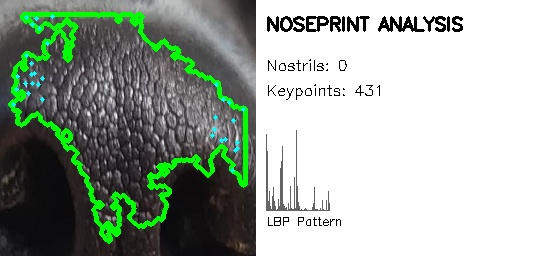
#> input picture backend/noseprint_viz.jpg, 556 x 256 px
$ python -i new_model.py   (imports and definitions only)   (older library calls are emulated)
#> lines starting #> are read from the running program, lines starting #| are printed output that depends on the picture
"""
Dog Nose Identification System - Like fingerprints for dogs!

This system detects, segments, and extracts unique features from dog noses
for identification purposes. Dog nose prints are as unique as human fingerprints.

Requirements:
    pip install torch torchvision opencv-python numpy pillow scikit-learn scipy

Usage:
    # Enroll a dog
    python dog_nose_id.py --enroll --input dog1_nose.jpg --name "Max" --db noseprints.json

    # Identify a dog
    python dog_nose_id.py --identify --input unknown_nose.jpg --db noseprints.json

    # Visualize noseprint
    python dog_nose_id.py --visualize --input dog_nose.jpg --output noseprint_viz.jpg
"""

import cv2
import numpy as np
import torch
import argparse
import json
from pathlib import Path
from datetime import datetime
import hashlib
from scipy.spatial.distance import cosine
from sklearn.preprocessing import normalize
import warnings
# [1 line not run here, left out]


# [432 lines that did not run here, left out]


class DogNoseDatabase:
    """Database for storing and matching dog noseprints"""

    def __init__(self, db_path='noseprints.json'):
        self.db_path = Path(db_path)
        self.db = self.load_db()

    # [61 lines left out: functions load_db, save_db, enroll, identify, not called in this run]

    def list_dogs(self):
        """List all enrolled dogs"""
        return self.db['dogs']


# [82 lines left out: function main, not called in this run]


# [2 lines not run here, left out]

>>> import cv2
>>> picture = cv2.imread('noseprint_viz.jpg', cv2.IMREAD_GRAYSCALE)
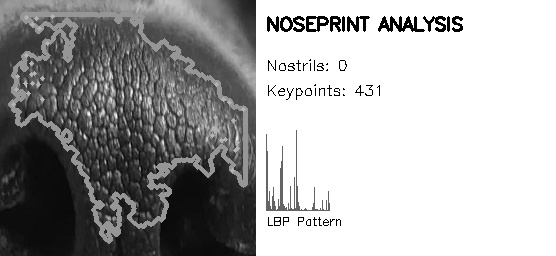
#> picture: shape (256, 556); min 0, max 255, mean 168.1
#> (the run stopped early here; a loop or call above may not have finished)

$ run again, on backend/image.jpg
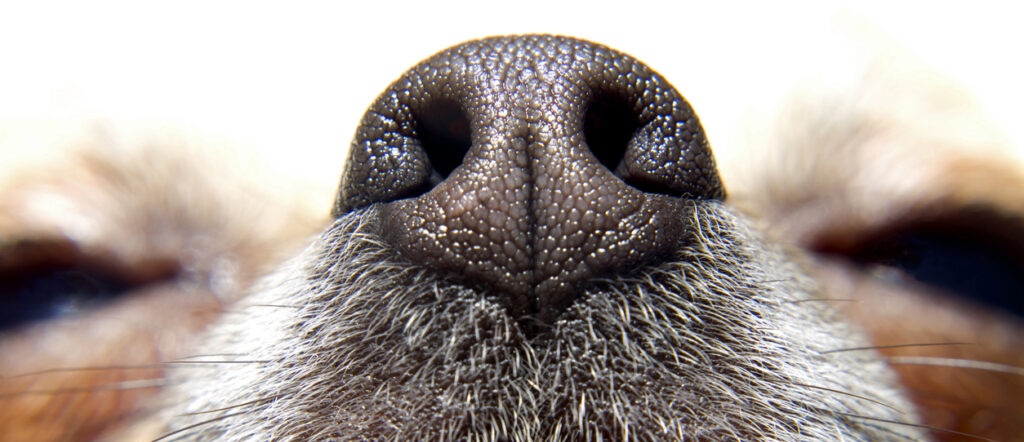
#> input picture backend/image.jpg, 1024 x 442 px
#> `picture = cv2.imread('noseprint_viz.jpg', cv2.IMREAD_GRAYSCALE)`:
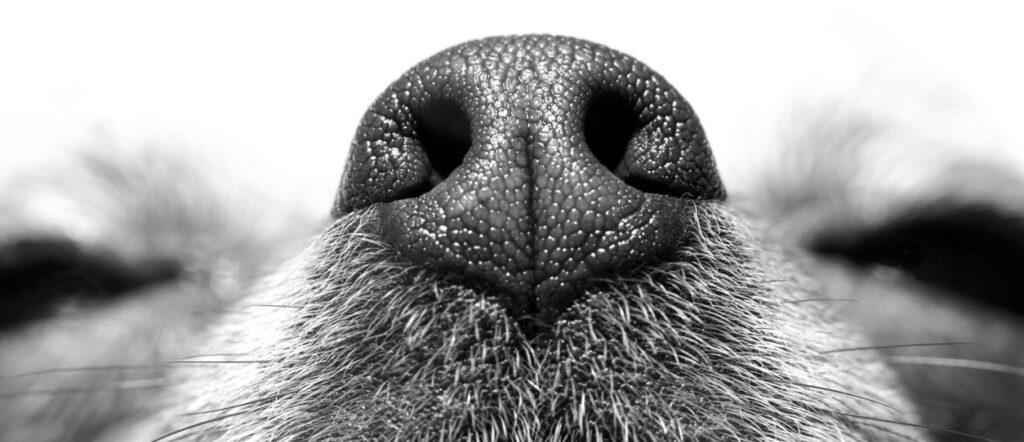
#> picture: shape (442, 1024); min 0, max 255, mean 158.4

$ run again, on backend/image1.jpg
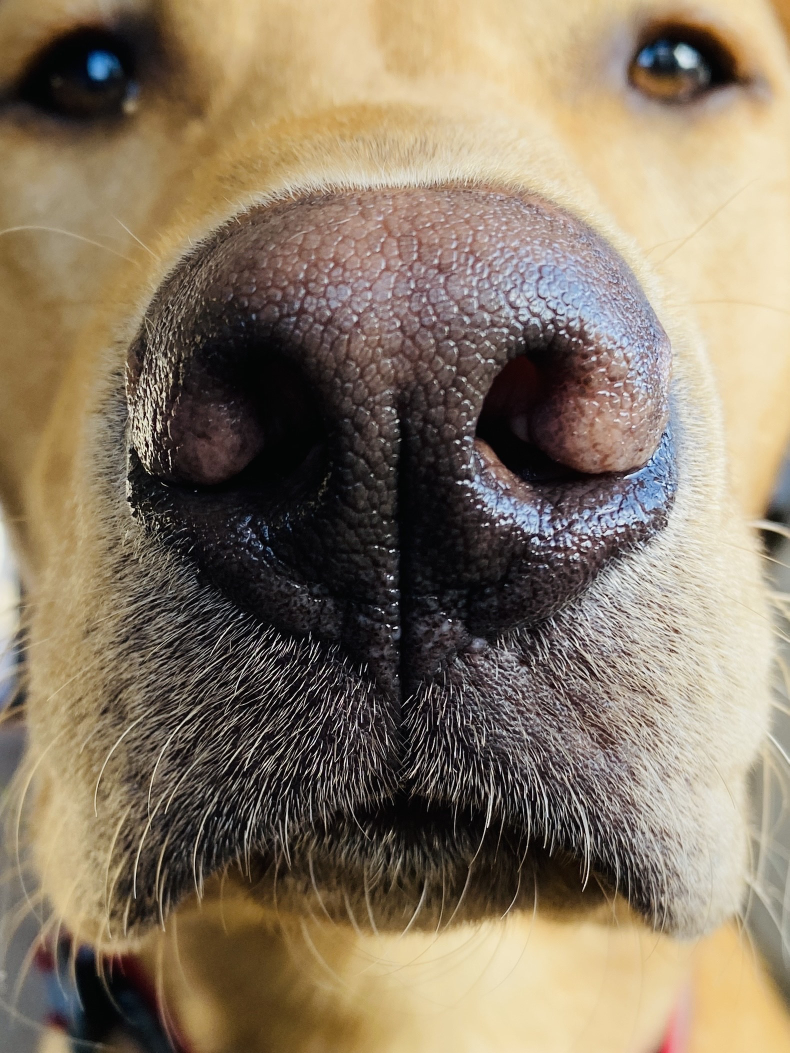
#> input picture backend/image1.jpg, 1579 x 2105 px (shown at 1/2 size)
#> `picture = cv2.imread('noseprint_viz.jpg', cv2.IMREAD_GRAYSCALE)`:
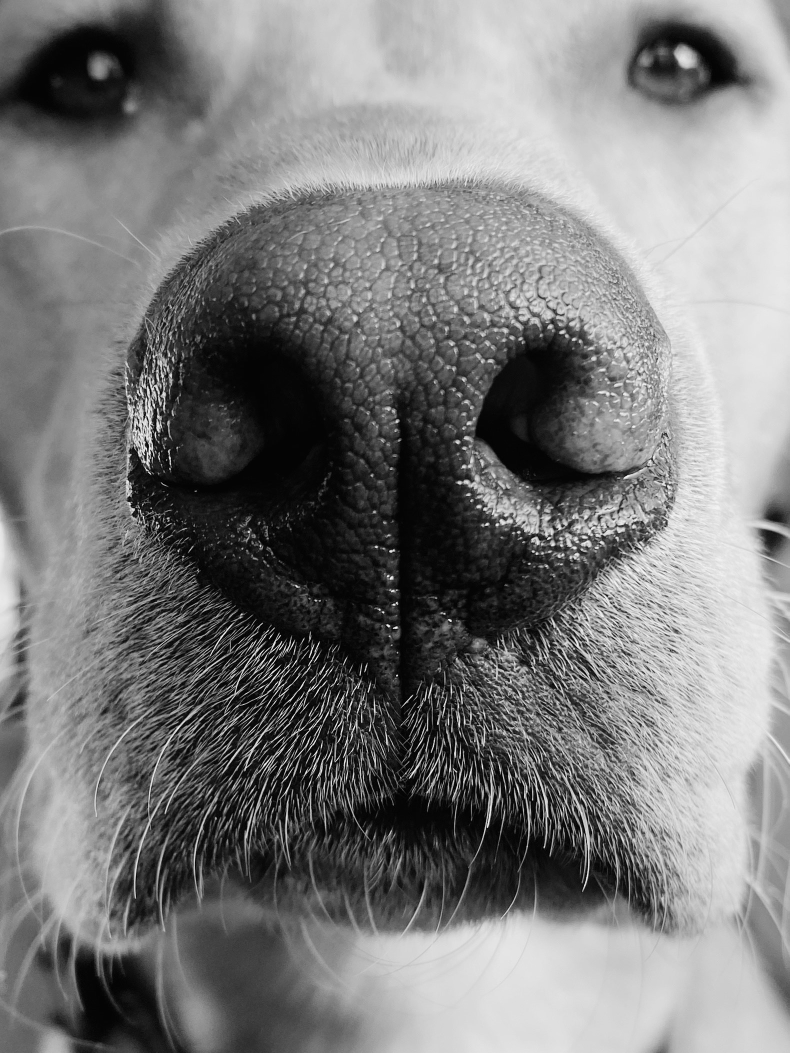
#> picture: shape (2105, 1579) (shown at 1/2 size); min 0, max 255, mean 122.8
